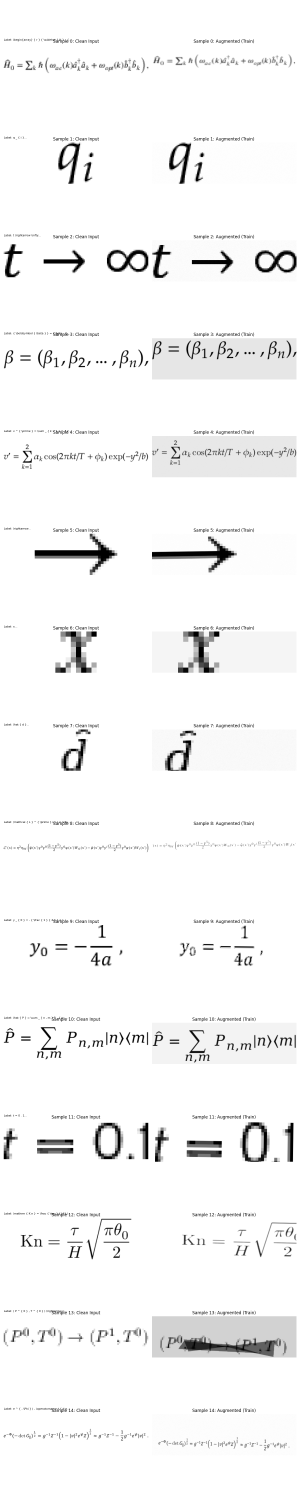
#> input picture data_visual_debug.png, 1200 x 6000 px (shown at 1/4 size)
$ python -i transforms.py   (imports and definitions only)
#> lines starting #> are read from the running program, lines starting #| are printed output that depends on the picture; after the words box and inside, x2 and y2 are one past the last pixel; in counts of white or black regions, pixels touching at a corner belong together
#> further down, picture is the input picture: PIL image 1200x6000 RGBA; mean R, G, B, A 245.7, 245.7, 245.7, 255
from typing import List, Tuple
from PIL import Image, ImageOps
import numpy as np
import cv2
import albumentations as alb
from albumentations.pytorch import ToTensorV2
import random


class FormulaImageProcessor:
    """
    Handles image preprocessing: cropping margins, resizing, and padding.
    """
    def __init__(self, image_size: List[int] = [192, 672]):
        self.input_size = image_size
        self.target_h = image_size[0]
        self.target_w = image_size[1]
        self.min_dim = min(image_size)

    def _compute_resize_dims(self, w: int, h: int) -> Tuple[int, int]:
        if w < h:
            scale = self.min_dim / w
        else:
            scale = self.min_dim / h

        new_w, new_h = int(w * scale), int(h * scale)

        if new_w > self.target_w or new_h > self.target_h:
            scale = min(self.target_w / new_w, self.target_h / new_h)
            new_w, new_h = int(new_w * scale), int(new_h * scale)

        return max(1, new_w), max(1, new_h)

    def prepare_input(self, img: Image.Image, random_padding: bool = False) -> np.ndarray:
#> called with random_padding = False
        if img is None:
            return None

        try:
            img = img.convert("RGB")
        except OSError:
            return None

        img_array = np.array(img)

        gray = cv2.cvtColor(img_array, cv2.COLOR_RGB2GRAY)

        if gray.mean() < 100:  # Dark mode detection
            img_array = 255 - img_array
            gray = 255 - gray

        max_val, min_val = gray.max(), gray.min()
#> max_val = 255; min_val = 0

        if max_val != min_val:
            threshold = int(min_val) + (int(max_val) - int(min_val)) * 200 // 255
#> threshold = 200
            binary = (gray < threshold).astype(np.uint8)
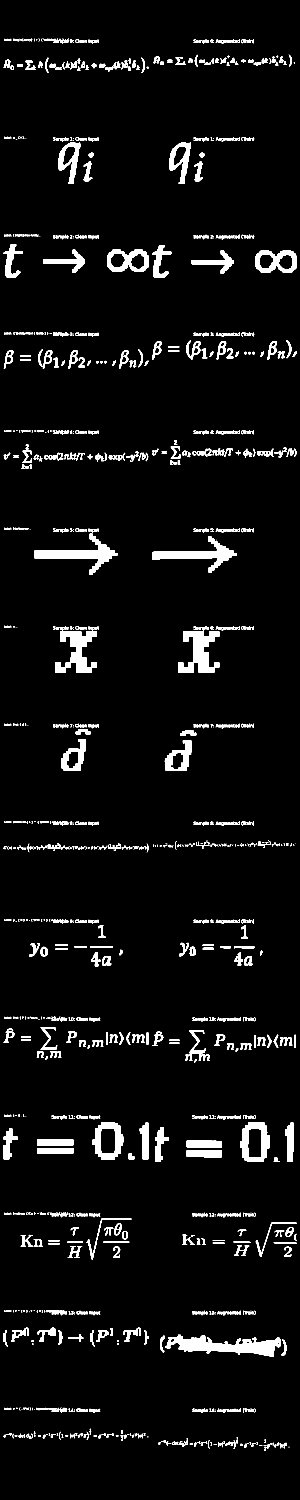
#> binary: shape (6000, 1200) (shown at 1/4 size); values 0 (black) and 1 (white), 4.3% white; 1628 white regions (402 under 20 px), largest, box (x1, y1, x2, y2) and area: (661, 5339, 1124, 5428) 19269, (712, 2526, 877, 2691) 14054, (139, 2135, 469, 2300) 13988

            coords = cv2.findNonZero(binary)
#> coords = contour of 308671 points, box (x1, y1, x2, y2) (15, 155, 1186, 5802), area 526144
            if coords is not None:
                x, y, w, h = cv2.boundingRect(coords)
#> x = 15; y = 155; w = 1171; h = 5647
                if w > 0 and h > 0:
                    img_array = img_array[y:y+h, x:x+w]
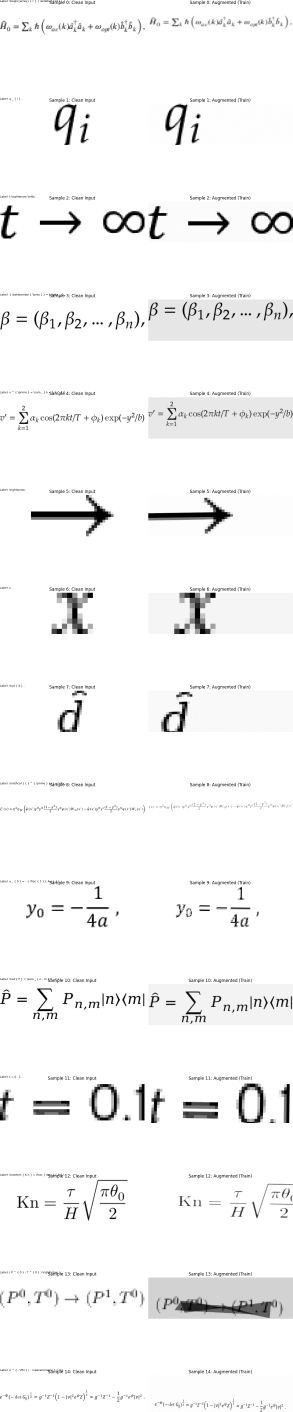
#> img_array: shape (5647, 1171, 3) (shown at 1/4 size); min 0, max 255, mean 244.9

        h, w = img_array.shape[:2]
        if h == 0 or w == 0:
            return None

        new_w, new_h = self._compute_resize_dims(w, h)
#> new_w = 39; new_h = 192
        img_array = cv2.resize(img_array, (new_w, new_h), interpolation=cv2.INTER_AREA)
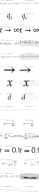
#> img_array: shape (192, 39, 3); min 20, max 255, mean 244.9

        delta_w = self.target_w - new_w
#> delta_w = 633
        delta_h = self.target_h - new_h
#> delta_h = 0

        if random_padding:
            pad_left = random.randint(0, delta_w)
            pad_top = random.randint(0, delta_h)
        else:
            pad_left = delta_w // 2
#> pad_left = 316
            pad_top = delta_h // 2
#> pad_top = 0

        pad_right = delta_w - pad_left
#> pad_right = 317
        pad_bottom = delta_h - pad_top
#> pad_bottom = 0

        # cv2.copyMakeBorder is faster than np.pad for this use case
        return cv2.copyMakeBorder(
            img_array,
            pad_top, pad_bottom, pad_left, pad_right,
            cv2.BORDER_CONSTANT,
            value=(255, 255, 255)
        )
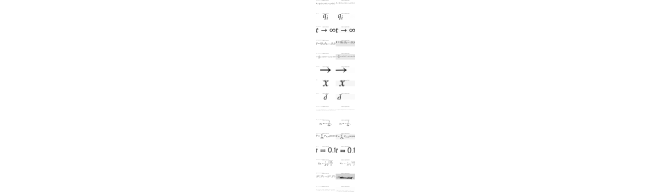
#> returned value: shape (192, 672, 3); min 20, max 255, mean 254.4


_EROSION_KERNELS = [
    cv2.getStructuringElement(cv2.MORPH_ELLIPSE, (i, j))
    for i in range(2, 4) for j in range(2, 4)
]
_DILATION_KERNELS = _EROSION_KERNELS


# [4 lines left out: function apply_bitmap, not called in this run]


def apply_erosion(img, **kwargs):
    kernel = random.choice(_EROSION_KERNELS)
    return cv2.erode(img, kernel, iterations=1)


def apply_dilation(img, **kwargs):
    kernel = random.choice(_DILATION_KERNELS)
    return cv2.dilate(img, kernel, iterations=1)


# [80 lines left out: functions get_train_transforms, get_eval_transforms, not called in this run]

>>> from PIL import Image
>>> picture = Image.open('../../data_visual_debug.png')
>>> result = FormulaImageProcessor().prepare_input(picture)
